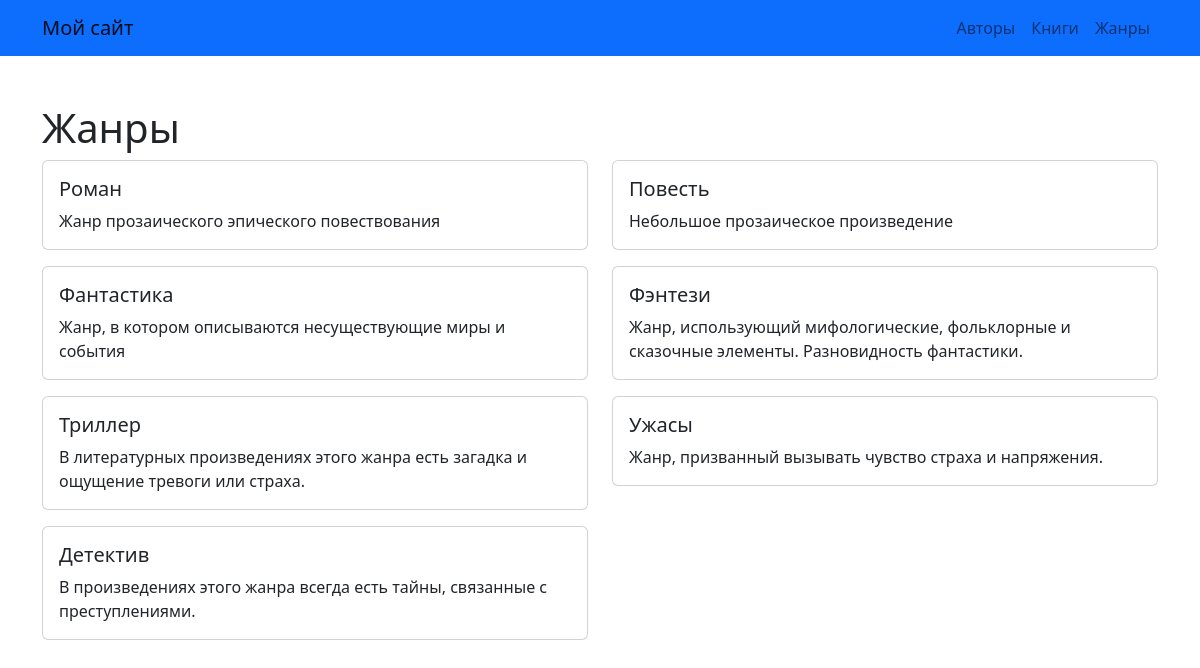
The page /genres/ on the database its author committed.
### myapp/models.py (models this page shows, shortened)
class Genre(models.Model):
    name = models.CharField(max_length=50)
    description = models.TextField(blank=True)
    class Meta:
        verbose_name = 'Жанр'
        verbose_name_plural = 'Жанры'

### myapp/views.py (the view)
# urls.py: path('genres/', genres, name='genres')
def genres(request):
    genres = Genre.objects.all()
    context = {
        'genres': genres
    }
    return render(request, 'genres.html', context)

### myapp/templates/genres.html
{% extends 'base.html' %}
{% block content %}
<div class="container mt-5">
  <h1>Жанры</h1>
  <div class="row">
    {% for genre in genres %}
      <div class="col-md-6">
        <div class="card mb-3">
          <div class="card-body">
            <h5 class="card-title">{{ genre.name }}</h5>
            <p class="card-text">
              {% if genre.description %}
                {{ genre.description|truncatewords:30 }}
              {% else %}
                Описания пока мет
              {% endif %}
            </p>
          </div>
        </div>
      </div>
    {% endfor %}
  </div>
</div>
{% endblock %}

### rows shown on the page
Genre: name "Роман", description "Жанр прозаического эпического повествования"
Genre: name "Повесть", description "Небольшое прозаическое произведение"
Genre: name "Фантастика", description "Жанр, в котором описываются несуществующие миры и события"
Genre: name "Фэнтези", description "Жанр, использующий мифологические, фольклорные и сказочные элементы. Разновидность фантастики."
Genre: name "Триллер", description "В литературных произведениях этого жанра есть загадка и ощущение тревоги или страха."
Genre: name "Ужасы", description "Жанр, призванный вызывать чувство страха и напряжения."
Genre: name "Детектив", description "В произведениях этого жанра всегда есть тайны, связанные с преступлениями."
